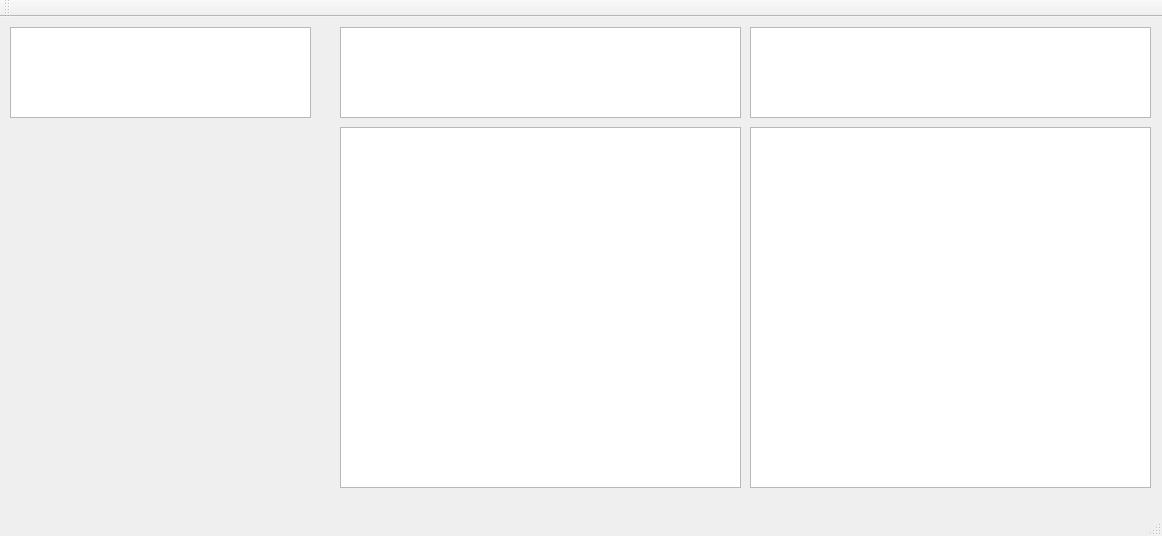
<?xml version="1.0" encoding="UTF-8"?>
<ui version="4.0">
 <class>MainWindow</class>
 <widget class="QMainWindow" name="MainWindow">
  <property name="geometry">
   <rect>
    <x>0</x>
    <y>0</y>
    <width>1162</width>
    <height>536</height>
   </rect>
  </property>
  <property name="windowTitle">
   <string>MainWindow</string>
  </property>
  <widget class="QWidget" name="centralWidget">
   <widget class="QGraphicsView" name="graphicsView">
    <property name="geometry">
     <rect>
      <x>750</x>
      <y>110</y>
      <width>401</width>
      <height>361</height>
     </rect>
    </property>
   </widget>
   <widget class="QGraphicsView" name="graphicsView_2">
    <property name="geometry">
     <rect>
      <x>340</x>
      <y>110</y>
      <width>401</width>
      <height>361</height>
     </rect>
    </property>
   </widget>
   <widget class="QGraphicsView" name="graphicsView_3">
    <property name="geometry">
     <rect>
      <x>750</x>
      <y>10</y>
      <width>401</width>
      <height>91</height>
     </rect>
    </property>
   </widget>
   <widget class="QGraphicsView" name="graphicsView_4">
    <property name="geometry">
     <rect>
      <x>340</x>
      <y>10</y>
      <width>401</width>
      <height>91</height>
     </rect>
    </property>
   </widget>
   <widget class="QGraphicsView" name="graphicsView_5">
    <property name="geometry">
     <rect>
      <x>10</x>
      <y>10</y>
      <width>301</width>
      <height>91</height>
     </rect>
    </property>
   </widget>
  </widget>
  <widget class="QMenuBar" name="menuBar">
   <property name="geometry">
    <rect>
     <x>0</x>
     <y>0</y>
     <width>1162</width>
     <height>21</height>
    </rect>
   </property>
  </widget>
  <widget class="QToolBar" name="mainToolBar">
   <attribute name="toolBarArea">
    <enum>TopToolBarArea</enum>
   </attribute>
   <attribute name="toolBarBreak">
    <bool>false</bool>
   </attribute>
  </widget>
  <widget class="QStatusBar" name="statusBar"/>
 </widget>
 <layoutdefault spacing="6" margin="11"/>
 <resources/>
 <connections/>
</ui>
